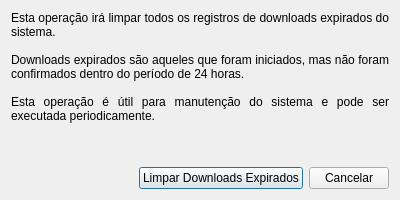
<?xml version="1.0" encoding="UTF-8"?>
<!-- Path: gui\limpeza_downloads\cleanup_expired_downloads_dialog.ui -->
<ui version="4.0">
 <class>CleanupExpiredDownloadsDialog</class>
 <widget class="QDialog" name="CleanupExpiredDownloadsDialog">
  <property name="geometry">
   <rect>
    <x>0</x>
    <y>0</y>
    <width>400</width>
    <height>200</height>
   </rect>
  </property>
  <property name="windowTitle">
   <string>Limpar Downloads Expirados</string>
  </property>
  <layout class="QVBoxLayout" name="verticalLayout">
   <item>
    <widget class="QLabel" name="infoLabel">
     <property name="text">
      <string>Esta operação irá limpar todos os registros de downloads expirados do sistema.

Downloads expirados são aqueles que foram iniciados, mas não foram confirmados dentro do período de 24 horas.

Esta operação é útil para manutenção do sistema e pode ser executada periodicamente.</string>
     </property>
     <property name="alignment">
      <set>Qt::AlignJustify|Qt::AlignVCenter</set>
     </property>
     <property name="wordWrap">
      <bool>true</bool>
     </property>
    </widget>
   </item>
   <item>
    <spacer name="verticalSpacer">
     <property name="orientation">
      <enum>Qt::Vertical</enum>
     </property>
     <property name="sizeHint" stdset="0">
      <size>
       <width>20</width>
       <height>40</height>
      </size>
     </property>
    </spacer>
   </item>
   <item>
    <layout class="QHBoxLayout" name="horizontalLayout">
     <item>
      <spacer name="horizontalSpacer">
       <property name="orientation">
        <enum>Qt::Horizontal</enum>
       </property>
       <property name="sizeHint" stdset="0">
        <size>
         <width>40</width>
         <height>20</height>
        </size>
       </property>
      </spacer>
     </item>
     <item>
      <widget class="QPushButton" name="cleanupButton">
       <property name="text">
        <string>Limpar Downloads Expirados</string>
       </property>
      </widget>
     </item>
     <item>
      <widget class="QPushButton" name="cancelButton">
       <property name="text">
        <string>Cancelar</string>
       </property>
      </widget>
     </item>
    </layout>
   </item>
  </layout>
 </widget>
 <resources/>
 <connections>
  <connection>
   <sender>cancelButton</sender>
   <signal>clicked()</signal>
   <receiver>CleanupExpiredDownloadsDialog</receiver>
   <slot>reject()</slot>
   <hints>
    <hint type="sourcelabel">
     <x>350</x>
     <y>180</y>
    </hint>
    <hint type="destinationlabel">
     <x>199</x>
     <y>99</y>
    </hint>
   </hints>
  </connection>
 </connections>
</ui>
